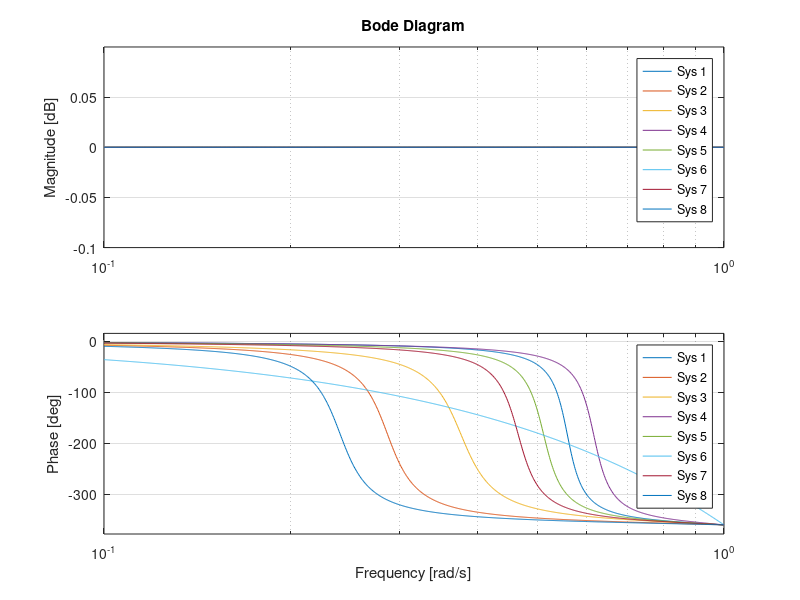
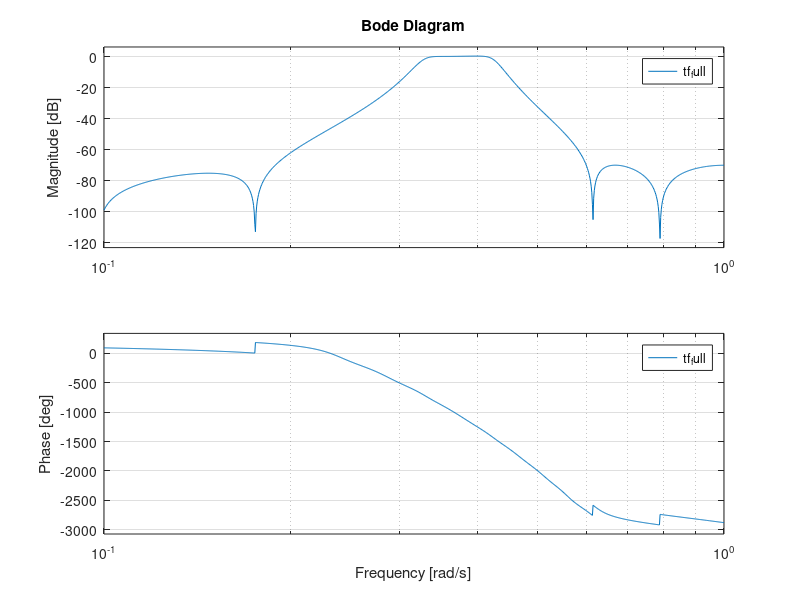
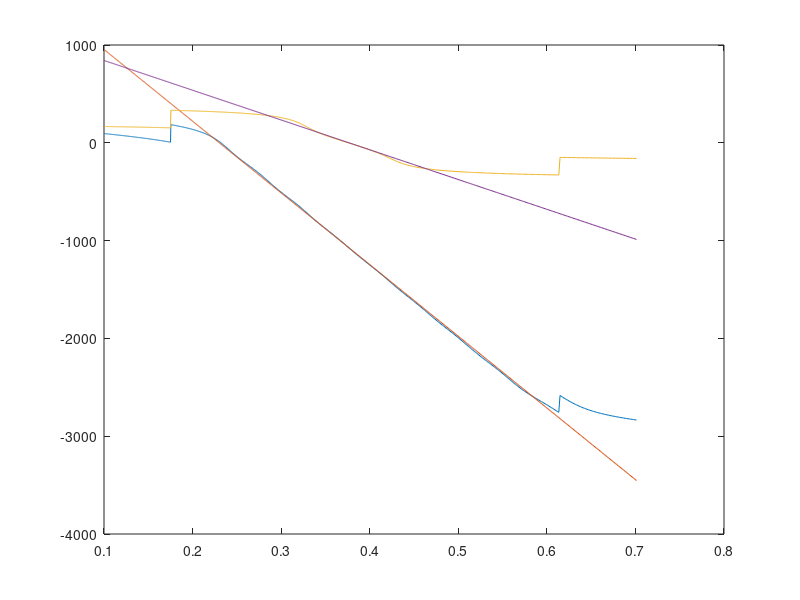
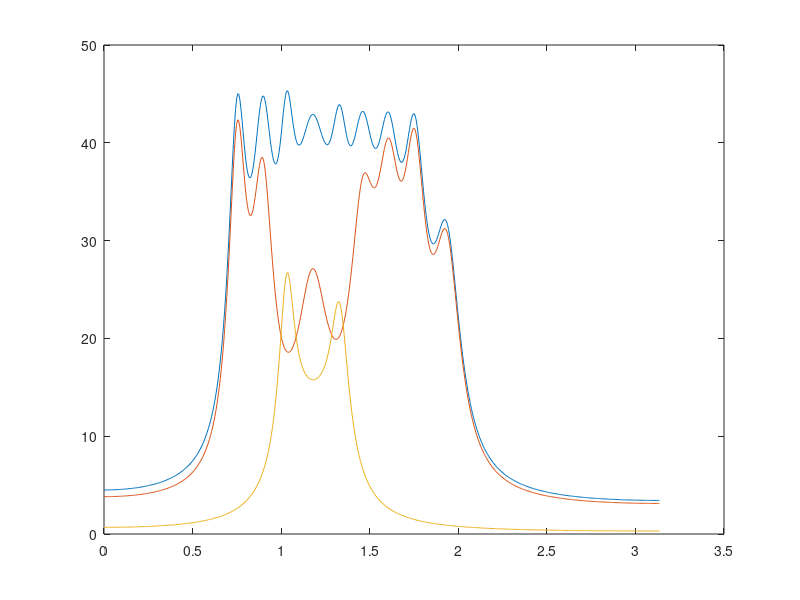

Here is the MATLAB script that generated these plots, in order:
clear all
close all
pkg('load', 'optim');
pkg('load', 'control');
pkg('load', 'signal');

function [k, d] = wlinfit(x, y, err_weights)
    w = err_weights;
    n1 = size(x)
    n2 = size(y)
    n3 = size(w)

    xmw = sum(x.*w)/sum(w)
    ymw = sum(y.*w)/sum(w)
    k = sum(w.*(x - xmw).*(y - ymw)) / sum(((x - xmw).^2).*w)
    d = ymw - k*xmw;
endfunction

function h_z = r_th_to_tf(r, theta)
    a1 = 2*r/theta;
    b1 = 1/(theta*theta);
    num = [b1   -a1    1];
    den = [b1    a1    1];
    h_z = tf(num, den);
endfunction

function h_z = r_th_to_tf_d(r, theta)
    %s = tf('s')
    %z = c2d(1/s, pi)
    r
    theta
    z = 1/tf('z', pi);
    a = r*exp(1i * theta)
    ac = conj(a);
    b = real(a*ac)
    d = real(a + ac)
    h_z = (b - d*z + z*z)/(1 - d*z + b*z*z);
endfunction

function h_z = r_th_to_tf_d2(r, theta)
    z = 1/tf('z', pi);
    c = -r;
    d = theta;

    h_z = (-c + d*(1-c)*z + z*z)/(1 + d*(1-c)*z - c*z*z);
endfunction


%[num,den] = cheby2(4,70,[0.2, 0.6],'bandpass')
num = [0.0015   -0.0020    0.0002   -0.0009    0.0028   -0.0009    0.0002   -0.0020    0.0015]
den = [1.0000   -2.7355    5.9780   -7.8335    8.5654   -6.3463    3.9239   -1.4513    0.4299]
tf_pre = tf(num, den, pi)

opt = [
   9.256359200320891e-01
   1.754189268578147e+00
   9.294422824156431e-01
   8.967455566659530e-01
   8.981086017255133e-01
   1.177984922082503e+00
   9.121090290141537e-01
   1.935300700780002e+00
   9.178623937799618e-01
   1.605874371673351e+00
   9.722829919915236e-29
   5.388714510989086e-03
   9.154045843751322e-01
   1.460400434350067e+00
   9.397334147240063e-01
   7.520111980481639e-01
]';
rs = [];
thetas = [];
for i = 1:numel(opt)
    if (rem (i, 2) == 1) 
        rs(end+1) = opt(i);
    else 
        thetas(end+1) = opt(i);
    endif
endfor

rs
thetas

figure 1
tf_ap_chain = 1;
tf_aps = {};
for i = 1:numel(rs)
    tf_ap = r_th_to_tf_d(rs(i), thetas(i));
    tf_aps{end+1} = tf_ap;
    tf_ap_chain *= tf_ap;
endfor
tf_full = tf_ap_chain * tf_pre;
bode(tf_aps{:})

figure 2
bode(tf_full)
[mag, pha, w] = bode(tf_full);
[mag_pre, pha_pre, w_pre] = bode(tf_pre, w);
err_weights = mag_pre';

startfreq = 0.1
for i = 1:numel(w)
    if (w(i) > startfreq)
        startidx = i;
        break
    endif
endfor

endfreq = 0.7
for i = 1:numel(w)
    if (w(i) > endfreq)
        endidx = i;
        break
    endif
endfor

w_cut = w(startidx:endidx);
pha_cut = pha(startidx:endidx);
[k1, d1] = wlinfit(w, pha', err_weights);
lin = d1 + w_cut * k1;

pha_pre_cut = pha_pre(startidx:endidx);
[k2, d2] = wlinfit(w, pha_pre', err_weights);
lin_pre = d2 + w_cut * k2;

figure 3
plot(w_cut, pha_cut, w_cut, lin, w_cut, pha_pre_cut, w_cut, lin_pre)

figure 4
[num_full, den_full] = tfdata(tf_full, 'v');
[g1, w1] = grpdelay(num_full, den_full);
[num_ap, den_ap] = tfdata(tf_ap_chain, 'v');
[g2, w2] = grpdelay(num_ap, den_ap);
[num_pre, den_pre] = tfdata(tf_pre, 'v');
[g3, w3] = grpdelay(num_pre, den_pre);
plot(w1, g1, w2, g2, w3, g3)

maxgrp = 0;
maxgrp_w = 0;
for i = 1:numel(g3) 
    if (g3(i) > maxgrp)
        maxgrp = g3(i);
        maxgrp_w = w3(i);
    endif
endfor
maxgrp
maxgrp_w
